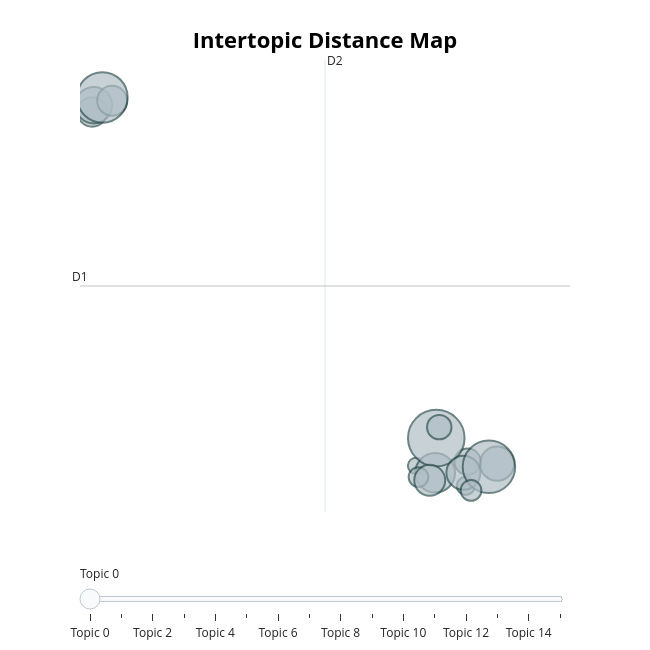

The cell this chart's notebook holds for it:
### Code cell
fig = topic_model.visualize_topics()
fig.show()

### Figure 1 — Plotly figure (JSON) as saved in the notebook; plotly's stock layout.template omitted (floating-point values rounded to 4 significant figures)
{"data": [{"customdata": [[0, "coronavirus | virus | pandemia", 100], [1, "digital | internet | redes", 74], [2, "fiscal | fiscalía | santrich", 22], [3, "paz | farc | jep", 135], [4, "bogotá | transporte | ciudad", 59], [5, "fútbol | copa | bayern", 33], [6, "colombia | país | animales", 274], [7, "petro | centro | fajardo", 51], [8, "corrupción | control | colombia", 28], [9, "colombia | país | uribe", 82], [10, "venezuela | maduro | colombia", 99], [11, "presidente | trump | gobierno", 236], [12, "educación | estudiantes | universidad", 37], [13, "música | años | novela", 114], [14, "meditación | vida | meditar", 77], [15, "vida | dios | años", 219]], "hovertemplate": "<b>Topic %{customdata[0]}</b><br>%{customdata[1]}<br>Size: %{customdata[2]}", "legendgroup": "", "marker": {"color": "#B0BEC5", "line": {"color": "DarkSlateGrey", "width": 2}, "size": [100, 74, 22, 135, 59, 33, 274, 51, 28, 82, 99, 236, 37, 114, 77, 219], "sizemode": "area", "sizeref": 0.1713, "symbol": "circle"}, "mode": "markers", "name": "", "orientation": "v", "showlegend": false, "type": "scatter", "x": [19.06, 3.181, 15.88, 16.64, 17.91, 15.98, 16.68, 16.79, 17.84, 16.42, 17.74, 18.74, 18.04, 3.246, 3.964, 3.581], "xaxis": "x", "y": [-5.093, 10.24, -5.186, -5.489, -5.005, -5.678, -3.978, -3.5, -6.062, -5.819, -5.491, -5.23, -6.261, 10.54, 10.73, 10.88], "yaxis": "y"}], "layout": {"annotations": [{"showarrow": false, "text": "D1", "x": 2.703, "y": 2.655, "yshift": 10}, {"showarrow": false, "text": "D2", "x": 12.31, "xshift": 10, "y": 12.51}], "height": 650, "hoverlabel": {"bgcolor": "white", "font": {"family": "Rockwell", "size": 16}}, "legend": {"itemsizing": "constant", "tracegroupgap": 0}, "margin": {"t": 60}, "shapes": [{"line": {"color": "#CFD8DC", "width": 2}, "type": "line", "x0": 12.31, "x1": 12.31, "y0": -7.2, "y1": 12.51}, {"line": {"color": "#9E9E9E", "width": 2}, "type": "line", "x0": 2.703, "x1": 21.92, "y0": 2.655, "y1": 2.655}], "sliders": [{"active": 0, "pad": {"t": 50}, "steps": [{"args": [{"marker.color": [["red", "#B0BEC5", "#B0BEC5", "#B0BEC5", "#B0BEC5", "#B0BEC5", "#B0BEC5", "#B0BEC5", "#B0BEC5", "#B0BEC5", "#B0BEC5", "#B0BEC5", "#B0BEC5", "#B0BEC5", "#B0BEC5", "#B0BEC5"]]}], "label": "Topic 0", "method": "update"}, {"args": [{"marker.color": [["#B0BEC5", "red", "#B0BEC5", "#B0BEC5", "#B0BEC5", "#B0BEC5", "#B0BEC5", "#B0BEC5", "#B0BEC5", "#B0BEC5", "#B0BEC5", "#B0BEC5", "#B0BEC5", "#B0BEC5", "#B0BEC5", "#B0BEC5"]]}], "label": "Topic 1", "method": "update"}, {"args": [{"marker.color": [["#B0BEC5", "#B0BEC5", "red", "#B0BEC5", "#B0BEC5", "#B0BEC5", "#B0BEC5", "#B0BEC5", "#B0BEC5", "#B0BEC5", "#B0BEC5", "#B0BEC5", "#B0BEC5", "#B0BEC5", "#B0BEC5", "#B0BEC5"]]}], "label": "Topic 2", "method": "update"}, {"args": [{"marker.color": [["#B0BEC5", "#B0BEC5", "#B0BEC5", "red", "#B0BEC5", "#B0BEC5", "#B0BEC5", "#B0BEC5", "#B0BEC5", "#B0BEC5", "#B0BEC5", "#B0BEC5", "#B0BEC5", "#B0BEC5", "#B0BEC5", "#B0BEC5"]]}], "label": "Topic 3", "method": "update"}, {"args": [{"marker.color": [["#B0BEC5", "#B0BEC5", "#B0BEC5", "#B0BEC5", "red", "#B0BEC5", "#B0BEC5", "#B0BEC5", "#B0BEC5", "#B0BEC5", "#B0BEC5", "#B0BEC5", "#B0BEC5", "#B0BEC5", "#B0BEC5", "#B0BEC5"]]}], "label": "Topic 4", "method": "update"}, {"args": [{"marker.color": [["#B0BEC5", "#B0BEC5", "#B0BEC5", "#B0BEC5", "#B0BEC5", "red", "#B0BEC5", "#B0BEC5", "#B0BEC5", "#B0BEC5", "#B0BEC5", "#B0BEC5", "#B0BEC5", "#B0BEC5", "#B0BEC5", "#B0BEC5"]]}], "label": "Topic 5", "method": "update"}, {"args": [{"marker.color": [["#B0BEC5", "#B0BEC5", "#B0BEC5", "#B0BEC5", "#B0BEC5", "#B0BEC5", "red", "#B0BEC5", "#B0BEC5", "#B0BEC5", "#B0BEC5", "#B0BEC5", "#B0BEC5", "#B0BEC5", "#B0BEC5", "#B0BEC5"]]}], "label": "Topic 6", "method": "update"}, {"args": [{"marker.color": [["#B0BEC5", "#B0BEC5", "#B0BEC5", "#B0BEC5", "#B0BEC5", "#B0BEC5", "#B0BEC5", "red", "#B0BEC5", "#B0BEC5", "#B0BEC5", "#B0BEC5", "#B0BEC5", "#B0BEC5", "#B0BEC5", "#B0BEC5"]]}], "label": "Topic 7", "method": "update"}, {"args": [{"marker.color": [["#B0BEC5", "#B0BEC5", "#B0BEC5", "#B0BEC5", "#B0BEC5", "#B0BEC5", "#B0BEC5", "#B0BEC5", "red", "#B0BEC5", "#B0BEC5", "#B0BEC5", "#B0BEC5", "#B0BEC5", "#B0BEC5", "#B0BEC5"]]}], "label": "Topic 8", "method": "update"}, {"args": [{"marker.color": [["#B0BEC5", "#B0BEC5", "#B0BEC5", "#B0BEC5", "#B0BEC5", "#B0BEC5", "#B0BEC5", "#B0BEC5", "#B0BEC5", "red", "#B0BEC5", "#B0BEC5", "#B0BEC5", "#B0BEC5", "#B0BEC5", "#B0BEC5"]]}], "label": "Topic 9", "method": "update"}, {"args": [{"marker.color": [["#B0BEC5", "#B0BEC5", "#B0BEC5", "#B0BEC5", "#B0BEC5", "#B0BEC5", "#B0BEC5", "#B0BEC5", "#B0BEC5", "#B0BEC5", "red", "#B0BEC5", "#B0BEC5", "#B0BEC5", "#B0BEC5", "#B0BEC5"]]}], "label": "Topic 10", "method": "update"}, {"args": [{"marker.color": [["#B0BEC5", "#B0BEC5", "#B0BEC5", "#B0BEC5", "#B0BEC5", "#B0BEC5", "#B0BEC5", "#B0BEC5", "#B0BEC5", "#B0BEC5", "#B0BEC5", "red", "#B0BEC5", "#B0BEC5", "#B0BEC5", "#B0BEC5"]]}], "label": "Topic 11", "method": "update"}, {"args": [{"marker.color": [["#B0BEC5", "#B0BEC5", "#B0BEC5", "#B0BEC5", "#B0BEC5", "#B0BEC5", "#B0BEC5", "#B0BEC5", "#B0BEC5", "#B0BEC5", "#B0BEC5", "#B0BEC5", "red", "#B0BEC5", "#B0BEC5", "#B0BEC5"]]}], "label": "Topic 12", "method": "update"}, {"args": [{"marker.color": [["#B0BEC5", "#B0BEC5", "#B0BEC5", "#B0BEC5", "#B0BEC5", "#B0BEC5", "#B0BEC5", "#B0BEC5", "#B0BEC5", "#B0BEC5", "#B0BEC5", "#B0BEC5", "#B0BEC5", "red", "#B0BEC5", "#B0BEC5"]]}], "label": "Topic 13", "method": "update"}, {"args": [{"marker.color": [["#B0BEC5", "#B0BEC5", "#B0BEC5", "#B0BEC5", "#B0BEC5", "#B0BEC5", "#B0BEC5", "#B0BEC5", "#B0BEC5", "#B0BEC5", "#B0BEC5", "#B0BEC5", "#B0BEC5", "#B0BEC5", "red", "#B0BEC5"]]}], "label": "Topic 14", "method": "update"}, {"args": [{"marker.color": [["#B0BEC5", "#B0BEC5", "#B0BEC5", "#B0BEC5", "#B0BEC5", "#B0BEC5", "#B0BEC5", "#B0BEC5", "#B0BEC5", "#B0BEC5", "#B0BEC5", "#B0BEC5", "#B0BEC5", "#B0BEC5", "#B0BEC5", "red"]]}], "label": "Topic 15", "method": "update"}]}], "title": {"font": {"color": "Black", "size": 22}, "text": "<b>Intertopic Distance Map</b>", "x": 0.5, "xanchor": "center", "y": 0.95, "yanchor": "top"}, "width": 650, "xaxis": {"anchor": "y", "domain": [0, 1], "range": [2.703, 21.92], "title": {"text": ""}, "visible": false}, "yaxis": {"anchor": "x", "domain": [0, 1], "range": [-7.2, 12.51], "title": {"text": ""}, "visible": false}}}
